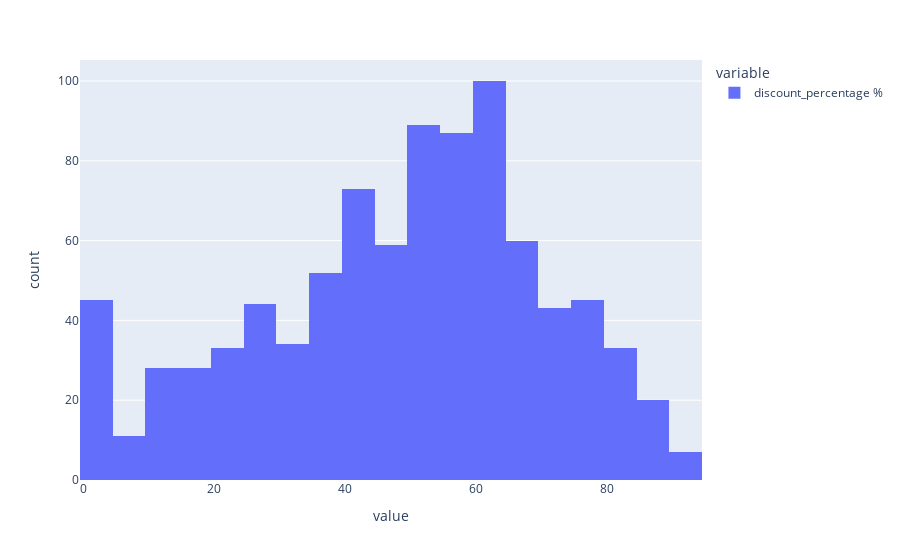

This figure's notebook cell:
### Markdown cell above
#### Distribution of discount percentge

### Code cell
px.histogram(df['discount_percentage %'])

### Figure 1 — Plotly figure (JSON) as saved in the notebook; plotly's stock layout.template omitted (floating-point values rounded to 4 significant figures; data arrays with more than 128 entries replaced by an {"elided": "..."} marker saying what was removed)
{"data": [{"alignmentgroup": "True", "bingroup": "x", "hovertemplate": "variable=discount_percentage %<br>value=%{x}<br>count=%{y}<extra></extra>", "legendgroup": "discount_percentage %", "marker": {"color": "#636efa", "pattern": {"shape": ""}}, "name": "discount_percentage %", "offsetgroup": "discount_percentage %", "orientation": "v", "showlegend": true, "type": "histogram", "x": {"elided": "891 int values"}, "xaxis": "x", "yaxis": "y"}], "layout": {"barmode": "relative", "legend": {"title": {"text": "variable"}, "tracegroupgap": 0}, "margin": {"t": 60}, "xaxis": {"anchor": "y", "domain": [0, 1], "title": {"text": "value"}}, "yaxis": {"anchor": "x", "domain": [0, 1], "title": {"text": "count"}}}}
